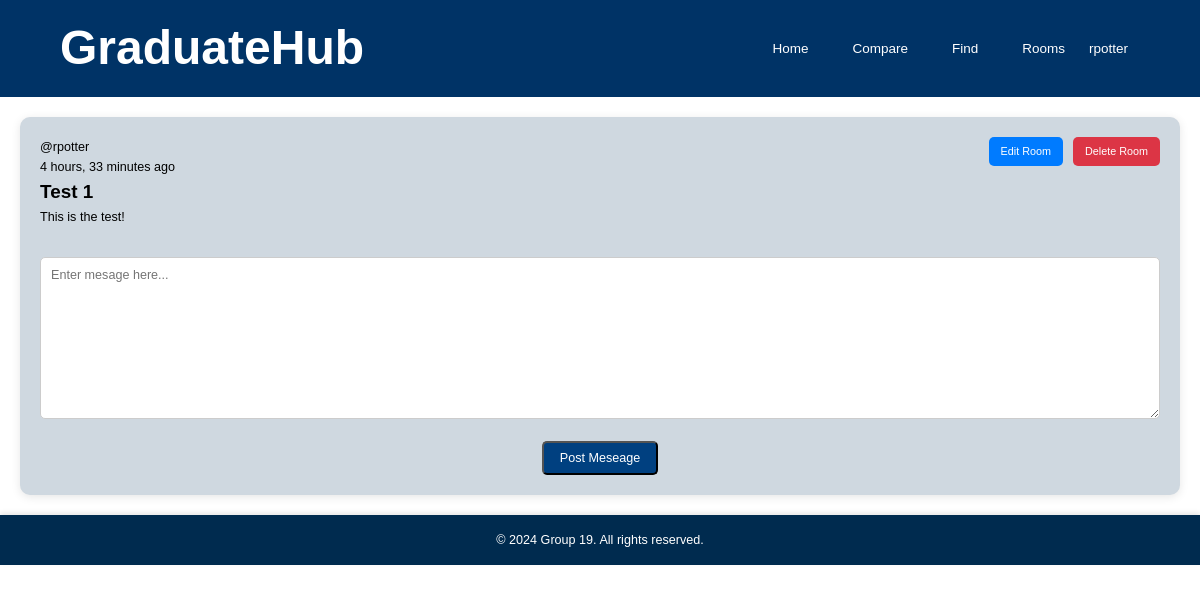
The page /rooms/1/ (signed in) on the database as committed earlier.
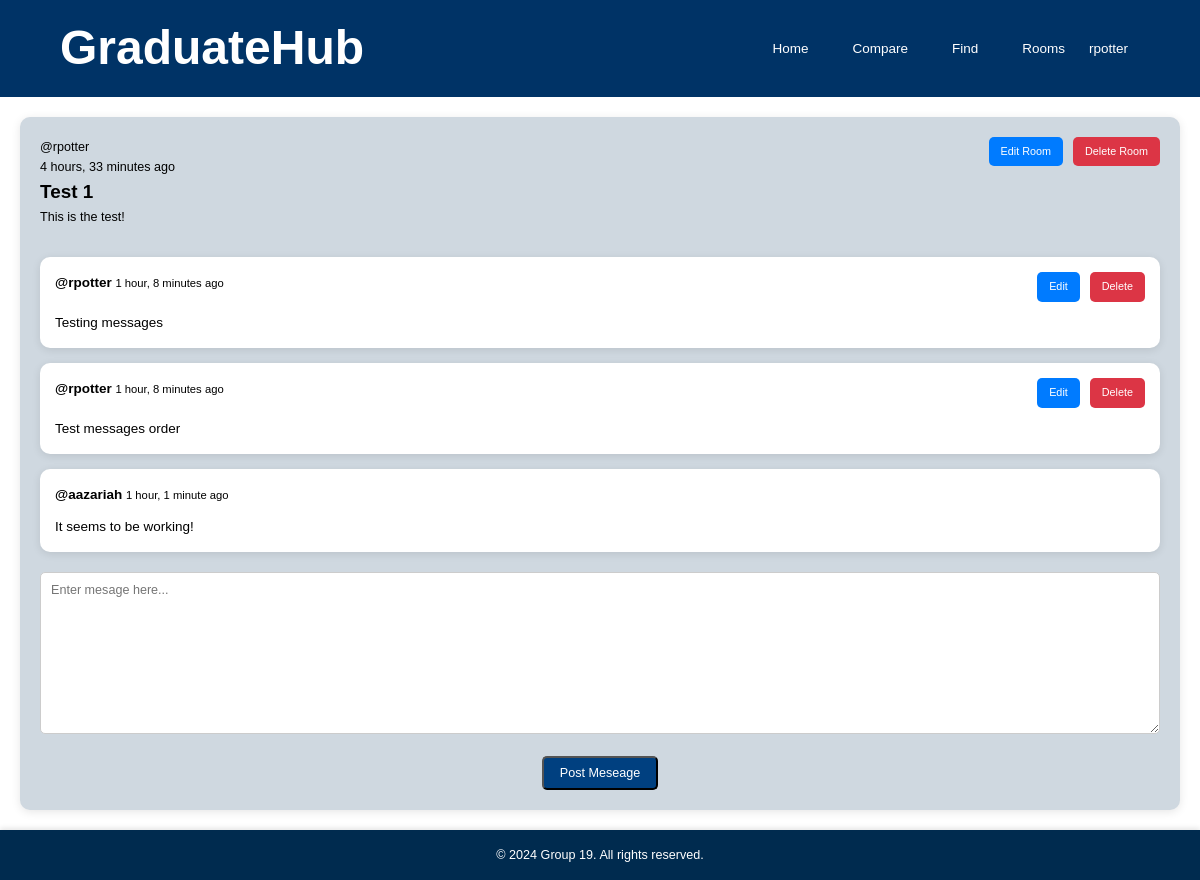
The same page on the database as committed later.
### base/models.py (models this page shows, shortened)
class Message(models.Model):
    user = models.ForeignKey(User, on_delete=models.CASCADE, related_name='messages')
    room = models.ForeignKey(Room, on_delete=models.CASCADE, related_name='messages')
    content = models.TextField()
    timestamp = models.DateTimeField(auto_now_add=True)

### base/views.py (the view)
# urls.py: path('rooms/<int:room_id>/', views.chatroom, name='chatroom'),
@login_required(login_url='login_register')
def chatroom(request, room_id):
    room = get_object_or_404(Room, id=room_id)
    messages = room.messages.order_by('timestamp')
    if request.method == 'POST':
        form = MessageForm(request.POST)
        if form.is_valid():
            content = form.cleaned_data['content']
            Message.objects.create(room=room, content=content, user=request.user)
            return redirect('chatroom', room_id=room.id)
    else:
        form = MessageForm()
    return render(request, 'base/chatroom.html', {'room': room, 'messages': messages, 'form': form})

### base/forms.py
class MessageForm(forms.ModelForm):
    class Meta:
        model = Message
        fields = ['content']
        widgets = {
            'content': forms.Textarea(attrs={
                'placeholder': 'Enter mesage here...',
                'class': 'form-control'
            })
        }

### base/templates/base/chatroom.html (shortened to what this page needs)
{% extends 'main.html' %}
{% block content %}
<div class="container-chatroom">
    <div class="chatroom-wrapper">
        <div class="room-section">
            <div class="room-header">
                <div class="room-info">
                    <p>@{{ room.creator.username }}</p>
                    <p>{{ room.created_at|timesince }} ago</p>
                    <h2>{{ room.name }}</h2>
                    <p>{{ room.description }}</p>
                </div>
                {% if room.creator == user %}
                <div class="room-actions">
                    <a href="{% url 'edit_room' room.id %}" class="btn btn-edit">Edit Room</a>
                    <a href="{% url 'delete_room' room.id %}" class="btn btn-delete">Delete Room</a>
                </div>
                {% endif %}
            </div>
        </div>
        <div class="chat-box">
            {% for message in messages %}
            <div class="message">
                <div class="message-header">
                    <div>
                        <strong>@{{ message.user.username }}</strong>
                        <small>{{ message.timestamp|timesince }} ago</small>
                    </div>
                    {% if message.user == user %}
                    <div class="message-actions">
                        <a href="{% url 'edit_message' message.id %}" class="btn btn-edit">Edit</a>
                        <a href="{% url 'delete_message' message.id %}" class="btn btn-delete">Delete</a>
                    </div>
                    {% endif %}
                </div>
                <p>{{ message.content }}</p>
            </div>
            {% endfor %}
        </div>
        <form method="POST", id="messageForm">
            <div>
                {{ form.content }}
            </div>
            <button type="submit" class="btn btn-success">Post Meseage</button>
        </form>
    </div>
</div>
{% endblock content %}

Rows that differ between the two databases and show on the page:
added Message: user.username "rpotter", timestamp "1 hour, 8 minutes", shows "Edit", content "Testing messages"
added Message: user.username "rpotter", timestamp "1 hour, 8 minutes", shows "Edit", content "Test messages order"
added Message: user.username "aazariah", timestamp "1 hour, 1 minute", content "It seems to be working!"
